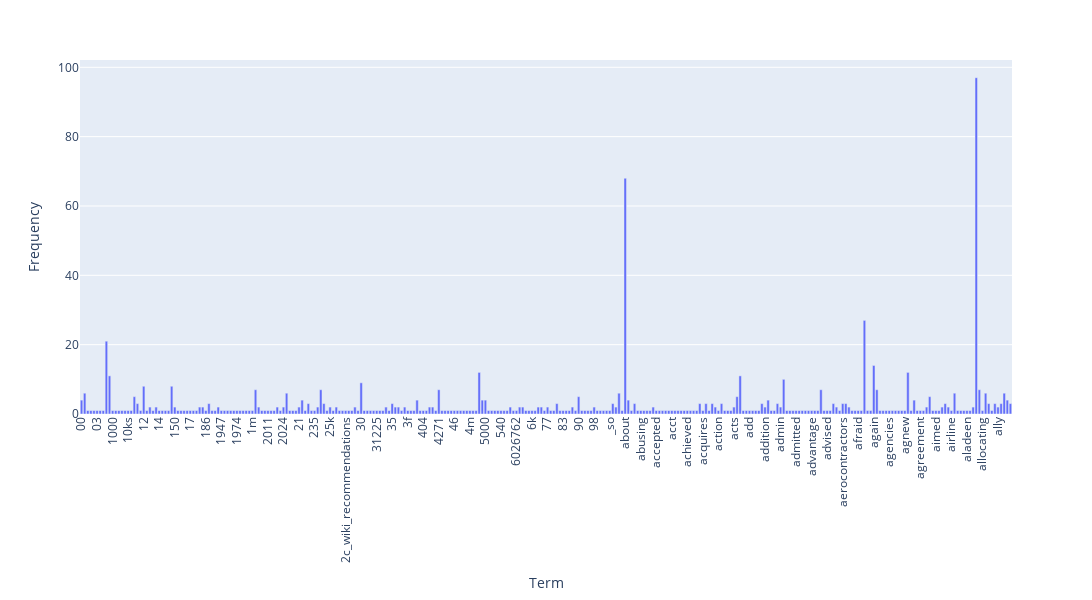

Notebook source saved alongside this figure:
### Markdown cell above
### >>> **Exercise 12 (take home):**
If you want a nicer interactive visualization here, I would encourage you try to install and use plotly to achieve this.

### Code cell
# Answer here
import plotly.express as px

term_frequencies = np.asarray(X_counts.sum(axis = 0))[0]

fig = px.bar(pd.DataFrame({"term": count_vect.get_feature_names_out()[:300], "frequency": term_frequencies[:300]}), 
             x="term", 
             y="frequency",
             labels={"term": "Term", "frequency": "Frequency"})

fig.update_layout(xaxis_tickangle=-90, 
                  width=1200, height=600)

fig.show()

### Figure 1 — Plotly figure (JSON) as saved in the notebook; plotly's stock layout.template omitted (floating-point values rounded to 4 significant figures; data arrays with more than 128 entries replaced by an {"elided": "..."} marker saying what was removed)
{"data": [{"hovertemplate": "Term=%{x}<br>Frequency=%{y}<extra></extra>", "legendgroup": "", "marker": {"color": "#636efa", "pattern": {"shape": ""}}, "name": "", "orientation": "v", "showlegend": false, "textposition": "auto", "type": "bar", "x": {"elided": "300 str values"}, "xaxis": "x", "y": {"elided": "300 int values"}, "yaxis": "y"}], "layout": {"barmode": "relative", "height": 600, "legend": {"tracegroupgap": 0}, "margin": {"t": 60}, "width": 1200, "xaxis": {"anchor": "y", "domain": [0, 1], "tickangle": -90, "title": {"text": "Term"}}, "yaxis": {"anchor": "x", "domain": [0, 1], "title": {"text": "Frequency"}}}}
